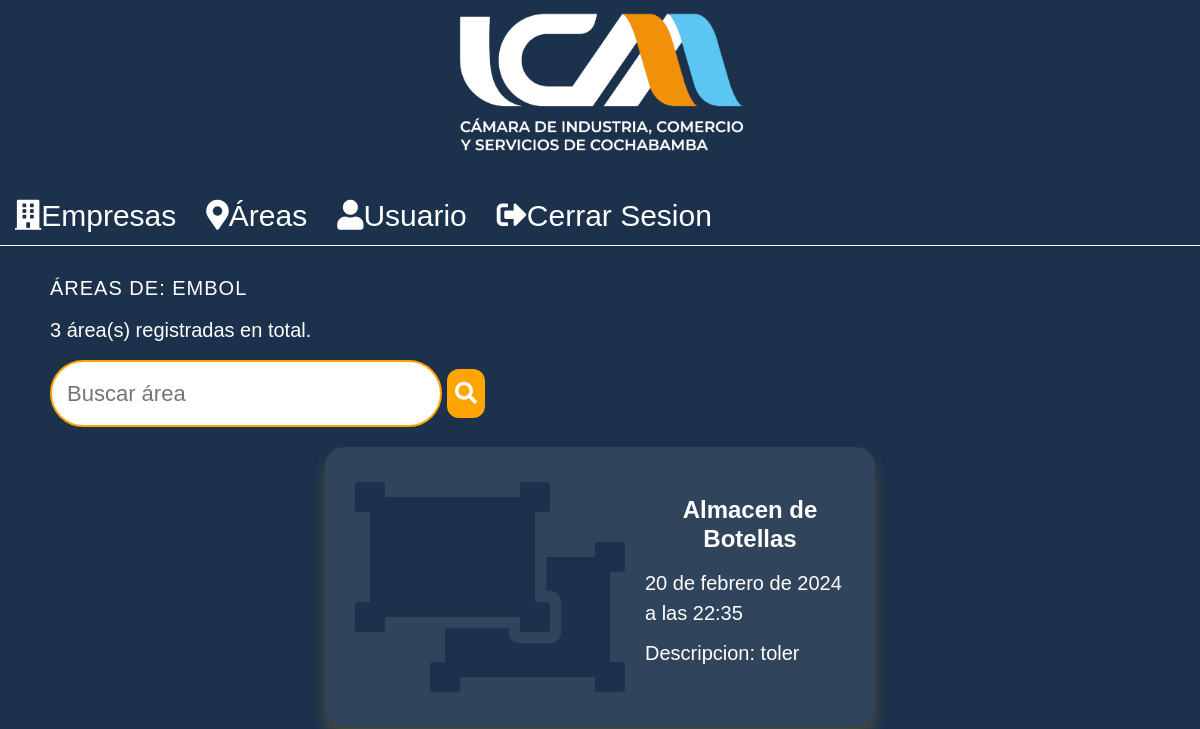
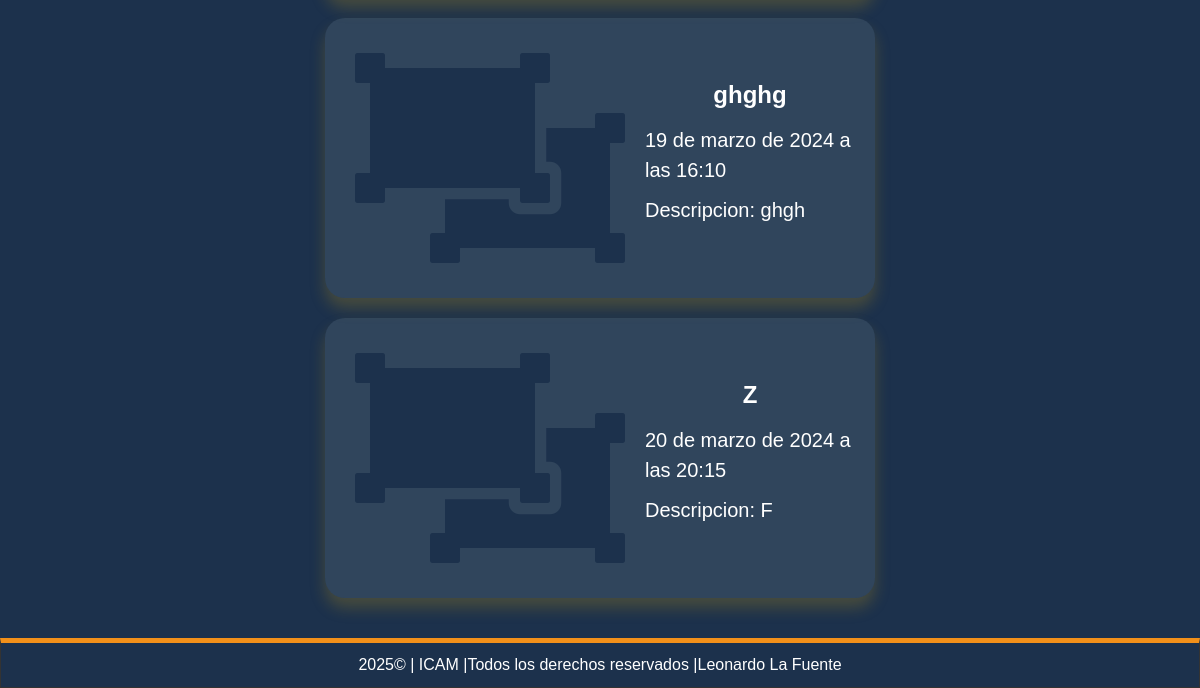
/empresa/41/areas (signed in), run on an earlier commit of the app's database (2 pictures, top to bottom).
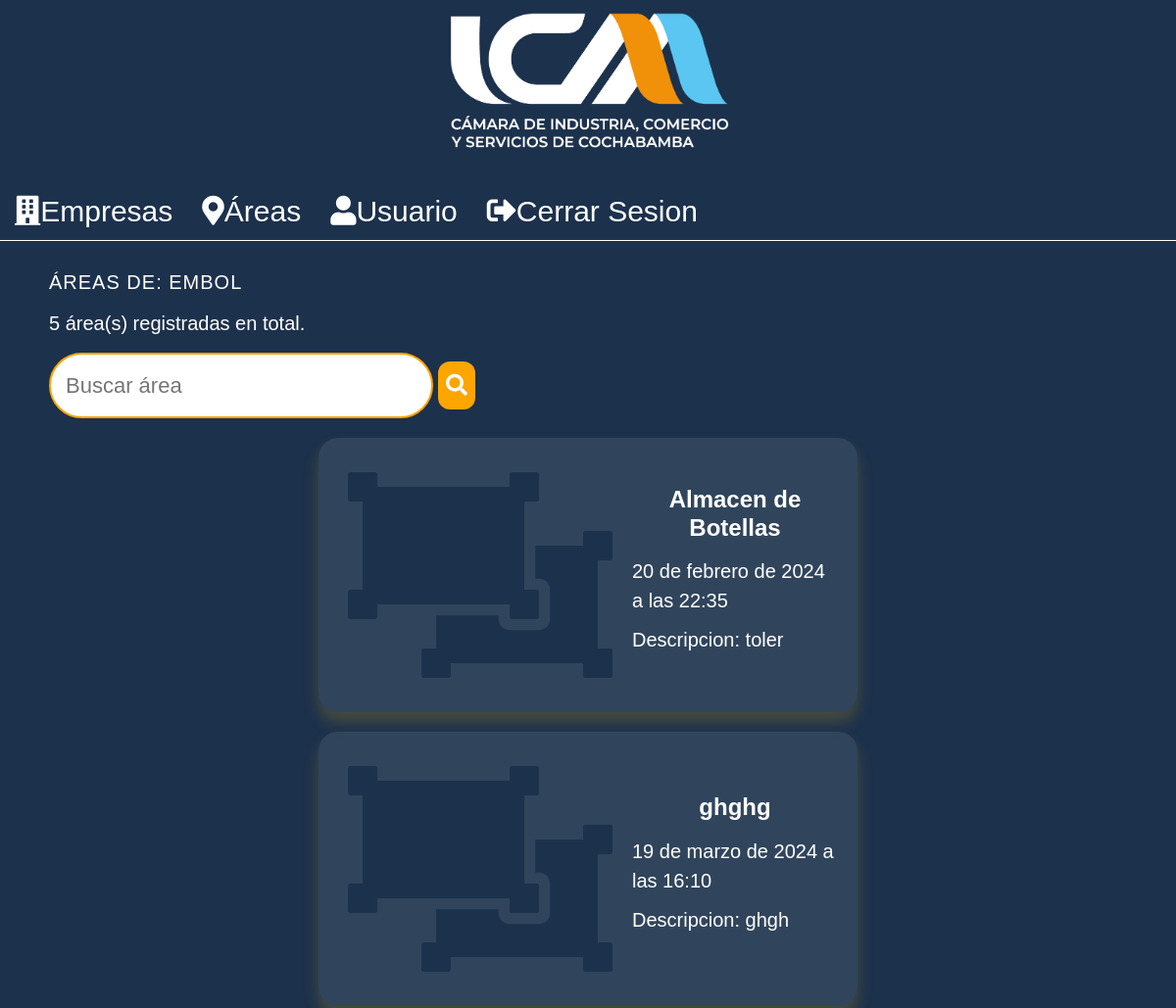
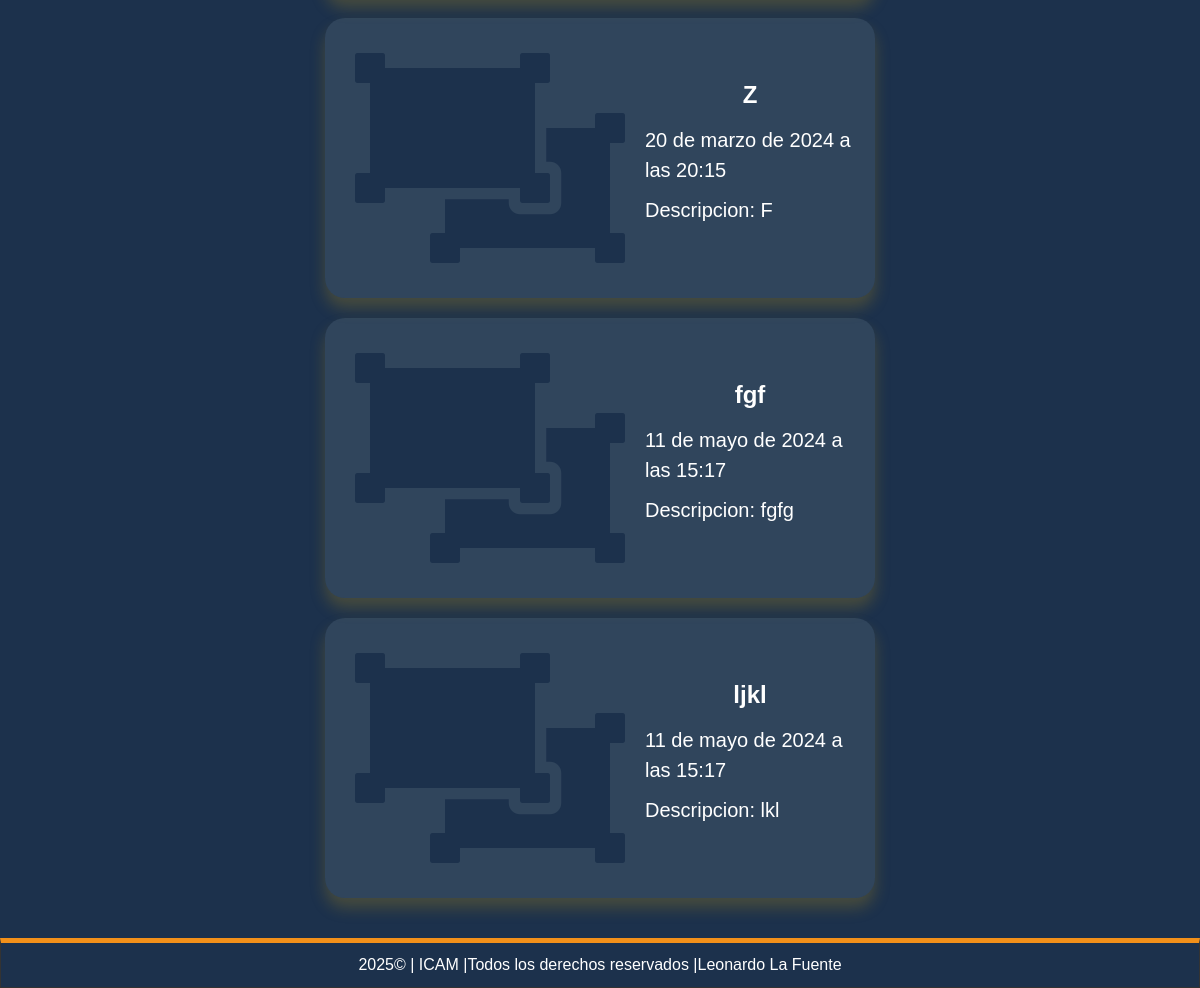
And on a later commit of the database (2 pictures, top to bottom).
### record/models.py (models this page shows, shortened)
class Area(models.Model):
    name = models.CharField(max_length=200,verbose_name='Nombre del Area')
    description = models.TextField(verbose_name='Descripcion')
    created_at = models.DateTimeField(auto_now_add=True,verbose_name='Creado el')
    updated_at = models.DateTimeField(auto_now=True,verbose_name='Editado el')
    company = models.ForeignKey(Company, on_delete=models.CASCADE)
    class Meta:
        verbose_name='Area'
        verbose_name_plural='Areas'

### record/views.py (the view)
# urls.py: path('empresa/<int:company_id>/areas', views.company_areas, name='company_areas'),
@login_required(login_url="login")
def company_areas(request, company_id):
    company = get_object_or_404(Company, id=company_id)
    areas = Area.objects.filter(company=company)
    request.session['selected_company_id'] = company.id
    return render(request, 'positions/list.html', {
        'title': 'ÁREAS',
        'areas': areas,
        'company': company  # Pasa el objeto company a la plantilla
    })

### pages/context_processors.py (called while the page is built)
def get_pages(request):
    pages = Page.objects.filter(visible=True).order_by('order').values_list('id','title','slug')
    return {
        'pages':pages
    }

### record/processor.py (called while the page is built)
def get_areas(request):
    if request.user.is_authenticated and 'selected_company_id' in request.session:
        try:
            company = Company.objects.get(id=request.session['selected_company_id'])
            areas = Area.objects.filter(company=company).values_list('id', 'name')
            return {
                'areas': areas,
                'selected_company_id': request.session['selected_company_id'],
                'selected_area_id': request.session.get('selected_area_id', None)  # Agrega esta línea
            }
        except Company.DoesNotExist:
            return {
                'areas': [],
            }
    else:
        return {
            'areas': [],
        }

### record/templates/positions/list.html (shortened to what this page needs)
{% extends "layouts/layout.html" %}
{%block content%}
<h1 class="title" style="text-transform: uppercase;"> {{title}} DE: {{company.name}} </h1>
<p>{{ areas.count }} área(s) registradas en total.</p>
<div style="display: flex; justify-content: space-between; align-items: center;">
  <form method="get" action="{% url 'search_area' company.id %}" style="display: flex; align-items: center;">
    <input type="text" name="q" placeholder="Buscar área" style="margin: 0; padding: 15px; border-radius: 50px;font-size:22px">
    <button class="form-button" type="submit" style="margin: 5px; padding: 8px;border:0;"><i class="fas fa-search"></i></button>
</form>
</div>
{% for area in areas %}
    {% if area.id %}
        <a href="{% url 'area' area.id%}" style="text-decoration: none; color: inherit;">
        <div class="position-item">
            <div class="logo">
                <i class="fa fa-object-ungroup" style="font-size: 15em; color: #1c314c;padding-left:10px;"></i>
            </div>
                <div class="data">
                    <h3>{{ area.name }}</h3>
                    <p>{{ area.created_at }}</p>
                    <p>Descripcion: {{ area.description }}</p>
                </a>
        </div>
            </div>
    {% else %}
        <article class="position-item">
            <div class="data">
                <h3>No hay áreas disponibles para esta empresa.</h3>
            </div>
        </article>
    {% endif %}
{% endfor %}
{%endblock%}

What changed in the data, as far as the page shows it:
added Area: name "fgf", created_at "11 de mayo de 2024 a las 15:17", description "fgfg"
added Area: name "ljkl", created_at "11 de mayo de 2024 a las 15:17", description "lkl"
Also different on the page:
{{ areas.count }}: "3" → "5"
